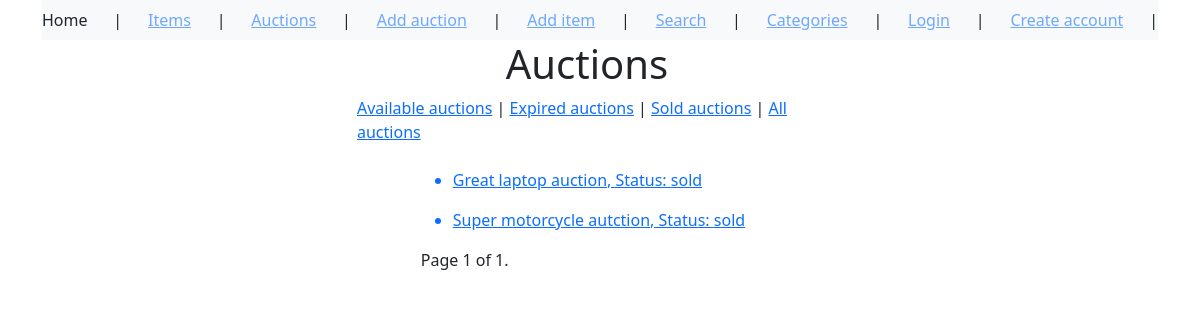
Page /auctions/ on the committed database.
### auctions/models.py (models this page shows, shortened)
class Auction(models.Model):
    CHOICES = (
        ('available', 'available'),
        ('expired', 'expired'),
        ('sold', 'sold'),
    )
    name = models.CharField(max_length=255)
    item = models.ForeignKey(Item, on_delete=models.CASCADE)
    min_price = models.DecimalField(max_digits=10, decimal_places=2)
    buy_now_price = models.DecimalField(max_digits=10, decimal_places=2, null=True, blank=True)
    end_date = models.DateTimeField()
    seller = models.ForeignKey(User, on_delete=models.CASCADE, related_name='seller')
    buyer = models.ForeignKey(User, on_delete=models.CASCADE, blank=True, related_name='buyer', null=True)
    status = models.CharField(choices=CHOICES, default='available', max_length=64)

### auctions/views.py (the view)
# urls.py: path('auctions/', auctions.AuctionsList.as_view()),
class AuctionsList(ListView):
    model = Auction
    context_object_name = 'auction_list'
    paginate_by = 5
    def get_context_data(self, **kwargs):
        context = super().get_context_data(**kwargs)    # Get default context data
        for auction in context['auction_list']:
            if auction.end_date < timezone.now() and auction.bid_set.count() > 0:
                auction.status = 'sold'
                auction.save()
            elif auction.end_date < timezone.now():   # Check if end date is past
                auction.status = 'expired'
                auction.save()
        return context
    def get_template_names(self, **kwargs):
        status = self.request.GET.get('status')     # Get status parameter from the request
        if status == 'expired':
            return 'auctions/expired_auction_list.html'
        elif status == 'available':
            return 'auctions/available_auction_list.html'
        elif status == 'sold':
            return 'auctions/sold_auction_list.html'
        else:
            return 'auctions/auction_list.html'

### templates/auctions/auction_list.html (shortened to what this page needs)
{% extends 'auctions/base_template.html' %}
{% block content %}
<div id="content", name="content", class="main">
    <div class="row justify-content-center">
        <div class="col-5">
<h1>Auctions</h1>
</div>
</div>
</div>
<div id="content", name="content", class="main">
    <div class="row justify-content-center">
        <div class="col-15">
<a href="/auctions/?status=available">Available auctions</a> |
<a href="/auctions/?status=expired">Expired auctions</a> |
<a href="/auctions/?status=sold">Sold auctions</a> |
<a href="/auctions">All auctions</a>
</div>
</div>
</div><br>
<div id="content", name="content", class="main">
    <div class="row justify-content-center">
        <div class="col-9">
{% for auction in auction_list %}
<ul>
<a href="/auction/{{ auction.id }}"><li>{{ auction.name }}, Status: {{ auction.status }}</li></a>
</ul>
{% endfor %}
<div class="pagination">
    <span class="step-links">
        <span class="current">
            Page {{ page_obj.number }} of {{ page_obj.paginator.num_pages }}.
        </span>
    </span>
</div>
</div>
</div>
</div>
{% endblock %}

### rows in the picture
Auction: name "Great laptop auction", status "sold"
Auction: name "Super motorcycle autction", status "sold"

### other values in the picture
{{ page_obj.number }} "1"
{{ page_obj.paginator.num_pages }} "1"
